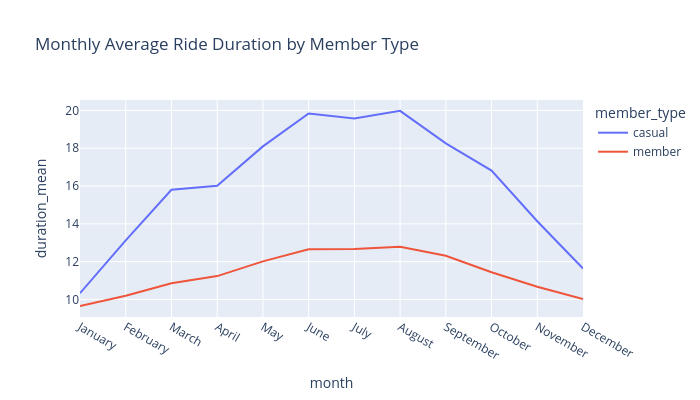

This figure's notebook cell:
### Markdown cell above
### Line Plots

We will need to analyze the duration and number of rides using mean, total, and categorization by day_of_week and month. A line plot allows for clear contrast for shifts in data points over time.

### Code cell
# weekly_line = sns.lineplot(data=weekly_stats, x='day_of_week', y='duration_mean', hue="member_type")
line_monthly_duration = px.line(data_frame=monthly_stats, x='month', y="duration_mean", color="member_type",
                                 title="Monthly Average Ride Duration by Member Type",width=700, height=400)
line_monthly_duration.show()

### Figure 1 — Plotly figure (JSON) as saved in the notebook; plotly's stock layout.template omitted (floating-point values rounded to 4 significant figures)
{"data": [{"hovertemplate": "member_type=casual<br>month=%{x}<br>duration_mean=%{y}<extra></extra>", "legendgroup": "casual", "line": {"color": "#636efa", "dash": "solid"}, "marker": {"symbol": "circle"}, "mode": "lines", "name": "casual", "orientation": "v", "showlegend": true, "type": "scatter", "x": ["January", "February", "March", "April", "May", "June", "July", "August", "September", "October", "November", "December"], "xaxis": "x", "y": [10.33, 13.13, 15.8, 16.01, 18.1, 19.84, 19.58, 19.98, 18.26, 16.82, 14.14, 11.63], "yaxis": "y"}, {"hovertemplate": "member_type=member<br>month=%{x}<br>duration_mean=%{y}<extra></extra>", "legendgroup": "member", "line": {"color": "#EF553B", "dash": "solid"}, "marker": {"symbol": "circle"}, "mode": "lines", "name": "member", "orientation": "v", "showlegend": true, "type": "scatter", "x": ["January", "February", "March", "April", "May", "June", "July", "August", "September", "October", "November", "December"], "xaxis": "x", "y": [9.643, 10.2, 10.86, 11.23, 12.01, 12.66, 12.67, 12.79, 12.31, 11.44, 10.67, 10.03], "yaxis": "y"}], "layout": {"height": 400, "legend": {"title": {"text": "member_type"}, "tracegroupgap": 0}, "title": {"text": "Monthly Average Ride Duration by Member Type"}, "width": 700, "xaxis": {"anchor": "y", "domain": [0, 1], "title": {"text": "month"}}, "yaxis": {"anchor": "x", "domain": [0, 1], "title": {"text": "duration_mean"}}}}
